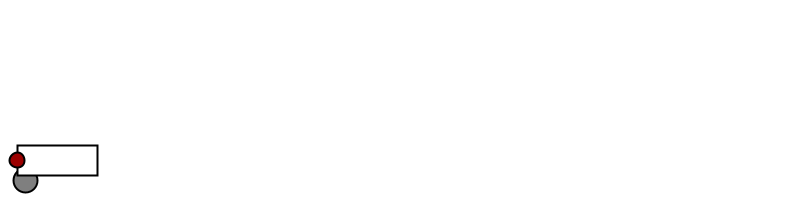
Frame 1 (no input)
Frame 60 (the mouse pressed at the canvas centre just before this capture): identical to frame 1, image omitted
Frame 120 (the mouse held since frame 60 and released just before this capture): identical to frame 1, image omitted

The Processing sketch that drew this single still picture (run headless with seeded random() and noise(); from frame 60 on, the mouse is pressed at the canvas centre):

// Processing sketch: Lab_6_2
// ── Lab_6_2.pde
Mover m;
Cannon c;

 PVector force = new PVector(0.0,0);
 PVector gravity = new PVector(0,0.1);
 boolean keypressed =false;
 boolean fired  = false;

void setup() {
  size(800,200);
  smooth();
  m = new Mover(); 
  c = new Cannon();
}

void draw() {
  background(255);

 
  if(keypressed)
  {
    m.applyForce(gravity);
  }
  
  

  m.update();
  m.display();
  m.checkEdges();
  
  c.display();

}

void keyPressed()
{
  if(key==32&&fired==false)
  {
   
     force = new PVector(5.0,5.0);
     keypressed=true;
  
      m.applyForce(force);
    
  }
  if(keyCode==UP)
  {
    c.ang-=0.1;
  }
  if(keyCode==DOWN)
  {
    c.ang+=0.1;
  }
  
  
  
 
 
}
// ── Cannon.pde
class Cannon
{
  PShape cannon;
  float ang;
  
  Cannon()
  {
    ang=0;
  }
  
  void update()
  {
    
  }
  
  
  void display()
  {
    
    
    translate(17,165);
    rotate(ang);
    fill(255);
    rect(0,-20,80,30);
    
    
    fill(155,0,0);
    translate(0,90);
    ellipse(0,-95,15,15);
    
    
    
  }
  void keyPressed()
  {
  if(key==38)
    {
     
    }
  }
}
// ── Mover.pde
class Mover {

  PVector location;
  PVector velocity;
  PVector acceleration;
  float mass;

  Mover() {
    location = new PVector(25,180);
    velocity = new PVector(0,0);
    acceleration = new PVector(0,0);
    mass = 1;
  }
  
  void applyForce(PVector force) {
    PVector f = PVector.div(force,mass);
    acceleration.add(f);
  }
  
  void update() {
    velocity.add(acceleration);
    location.add(velocity);
    acceleration.mult(0);
  }

  void display() {
    stroke(0);
    strokeWeight(2);
    fill(127);
    ellipse(location.x,location.y,24,24);
  }

  void checkEdges() {

    if (location.x > width) {
      location.x = width;
      velocity.x *= -1;
    } else if (location.x < 0) {
      velocity.x *= -1;
      location.x = 0;
    }

    if (location.y > height) {
      velocity.y *= -1;
      location.y = height;
    }

  }

}
